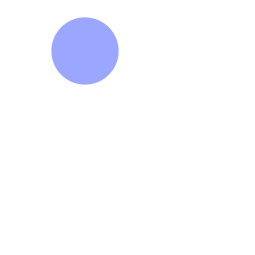
Frame 1 (no input)
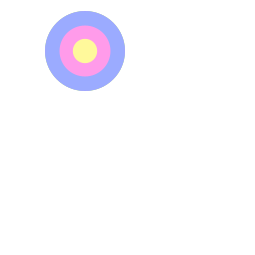
Frame 60 (the mouse pressed at the canvas centre just before this capture)
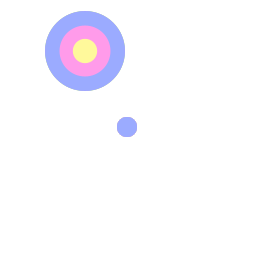
Frame 120 (the mouse held since frame 60 and released just before this capture)

The Processing sketch that drew these frames (run headless with seeded random() and noise(); from frame 60 on, the mouse is pressed at the canvas centre):

// Processing sketch: processing_143995
// ── processing_143995.pde

int counter;

void setup() {  //setup function called initially, only once
  size(255, 255);
  background(255);  //set background white
  colorMode(HSB);   //set colors to Hue, Saturation, Brightness mode
  counter = 0;
}

void draw() {  //draw function loops 
  counter++;
  noStroke();
  fill(random(255),100,255,255);
  
  if(mousePressed == true) { //add some interaction
    ellipse(mouseX, mouseY, 20, 20);
  }
  else {
    ellipse(width/3, height/5, 80*sin(counter), 80*sin(counter));
  }
}
